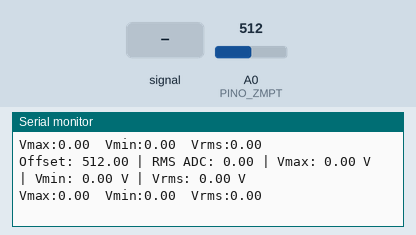
Bench run of a sketch on a simulated Arduino Uno, built with avr-gcc and run on an emulated ATmega328P. Parts: the last lines printed to the serial monitor. The inputs (shaded band) are chosen by the test bench; at power-on: A0 (PINO_ZMPT) = 512.

Above: at 2.2 s.
2.3 s: A0 (PINO_ZMPT) fed a 200 Hz sine of ±81 counts around its level
At 2.6 s:
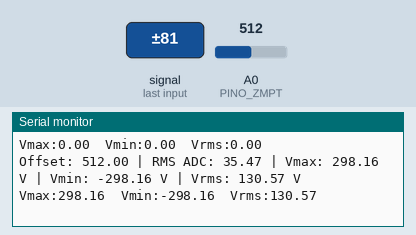
3.8 s: A0 (PINO_ZMPT) set to 716
At 4.06 s:
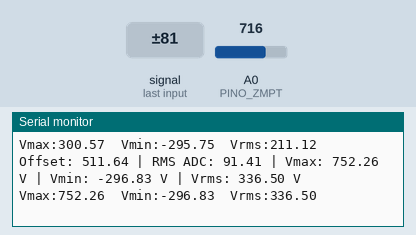
5.3 s: A0 (PINO_ZMPT) fed a 1000 Hz sine of ±255 counts around its level
At 5.88 s:
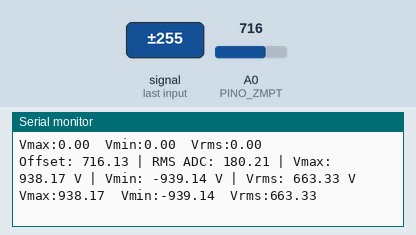
6.8 s: A0 (PINO_ZMPT) set to 900
At 6.98 s:
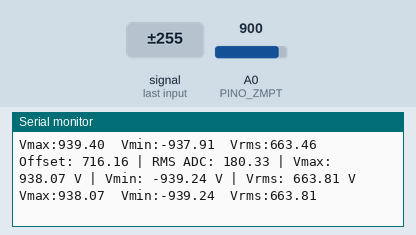
Timing chart, 0 to 9.3 s (numbered marks = the images above; inputs shaded):
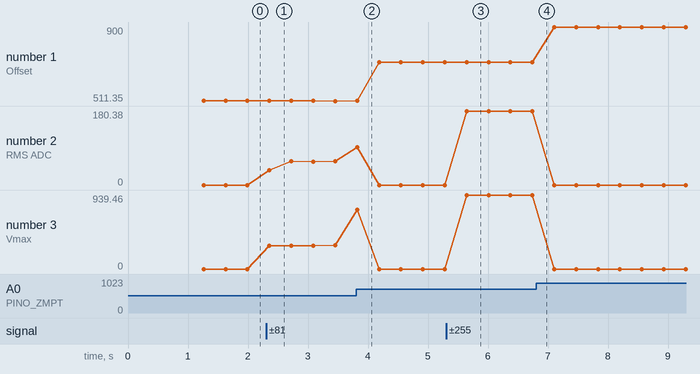

Measured:
- after the input at 2.3 s, the serial monitor: prints a new line after 0.05 s (image 1)
- after the input at 3.8 s, the serial monitor: prints a new line at once (image 2)
- after the input at 5.3 s, the serial monitor: prints a new line after 0.34 s (image 3)
- plotted number 1: 512 → 511.35 after the input at 2.3 s, 511.35 → 716 after the input at 3.8 s, 716 → 716.16 after the input at 5.3 s, 716.16 → 900 after the input at 6.8 s
- plotted number 2: 0 → 57.36 after the input at 2.3 s, 0 → 180.33 after the input at 5.3 s
- plotted number 3: 0 → 300.57 after the input at 2.3 s, 0 → 938.07 after the input at 5.3 s

The sketch:

tensao.ino
```cpp
// =====================================================
// ZMPT101B - MEDIÇÃO DE TENSÃO AC
// Arduino UNO
//
// Saídas:
// Vmax  = pico positivo
// Vmin  = pico negativo
// Vrms  = tensão eficaz
//
// Rede utilizada: 127 V RMS
// =====================================================

const int PINO_ZMPT = A0;

// =====================================================
// CONFIGURAÇÃO
// =====================================================

const int AMOSTRAS = 1000;

// Fator obtido inicialmente:
// 127 V / aproximadamente 34,5 ADC RMS
const float FATOR_CALIBRACAO = 3.681;

// =====================================================
// SETUP
// =====================================================

void setup()
{
  Serial.begin(115200);

  delay(1000);

  Serial.println("ZMPT101B iniciado");
}

// =====================================================
// LOOP
// =====================================================

void loop()
{
  float soma = 0;

  // ===================================================
  // 1 - CALCULA O OFFSET
  // ===================================================

  for (int i = 0; i < AMOSTRAS; i++)
  {
    soma += analogRead(PINO_ZMPT);
  }

  float offset = soma / AMOSTRAS;

  // ===================================================
  // 2 - COLETA A ONDA E CALCULA RMS
  // ===================================================

  float somaQuadrados = 0;

  float valorMax = -10000;
  float valorMin = 10000;

  for (int i = 0; i < AMOSTRAS; i++)
  {
    int leitura = analogRead(PINO_ZMPT);

    // Remove o offset DC
    float sinalAC = leitura - offset;

    // Guarda pico positivo
    if (sinalAC > valorMax)
    {
      valorMax = sinalAC;
    }

    // Guarda pico negativo
    if (sinalAC < valorMin)
    {
      valorMin = sinalAC;
    }

    // RMS
    somaQuadrados += sinalAC * sinalAC;
  }

  // ===================================================
  // 3 - RMS DO ADC
  // ===================================================

  float rmsADC = sqrt(somaQuadrados / AMOSTRAS);

  // ===================================================
  // 4 - CONVERSÃO PARA VOLTS
  // ===================================================

  float tensaoRMS = rmsADC * FATOR_CALIBRACAO;

  float tensaoPico = valorMax * FATOR_CALIBRACAO;

  float tensaoMin = valorMin * FATOR_CALIBRACAO;

  // ===================================================
  // 5 - MONITOR SERIAL
  // ===================================================

  Serial.print("Offset: ");
  Serial.print(offset, 2);

  Serial.print(" | RMS ADC: ");
  Serial.print(rmsADC, 2);

  Serial.print(" | Vmax: ");
  Serial.print(tensaoPico, 2);

  Serial.print(" V | Vmin: ");
  Serial.print(tensaoMin, 2);

  Serial.print(" V | Vrms: ");
  Serial.print(tensaoRMS, 2);

  Serial.println(" V");

  // ===================================================
  // 6 - SERIAL PLOTTER
  // ===================================================
  //
  // Cada variável aparece como uma linha diferente
  // no Serial Plotter.
  //
  // ===================================================

  Serial.print("Vmax:");
  Serial.print(tensaoPico, 2);

  Serial.print("\tVmin:");
  Serial.print(tensaoMin, 2);

  Serial.print("\tVrms:");
  Serial.println(tensaoRMS, 2);

  delay(100);
}
```
